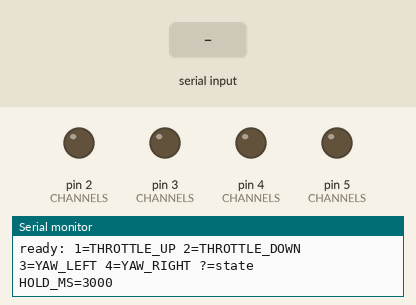
Bench run of a sketch on a simulated Arduino Nano, built with avr-gcc and run on an emulated ATmega328P. Shown: output pins drawn as LEDs (lit = HIGH), the last lines printed to the serial monitor. The test bench sets the inputs (shaded band).

Above: at 1.2 s.
1.3 s: "1\n" received over Serial
At 2.1 s:
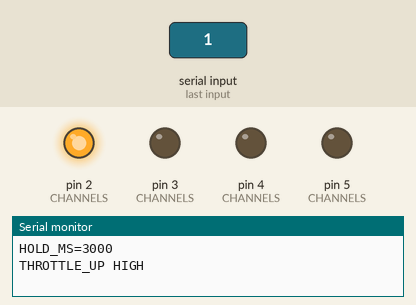
2.8 s: byte 50 ('2') received over Serial
At 5.5 s:
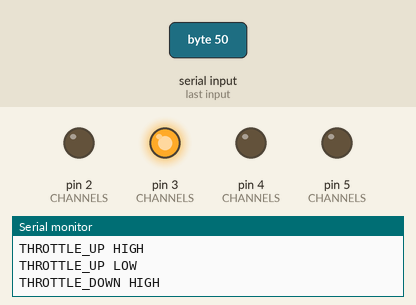
5.8 s: byte 51 ('3') received over Serial
At 7.9 s:
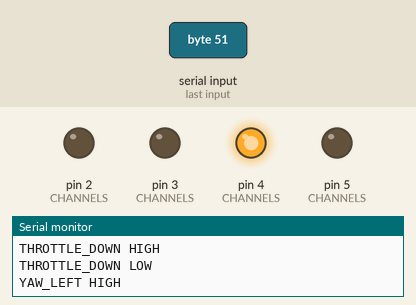
8.8 s: byte 52 ('4') received over Serial
At 11.4 s:
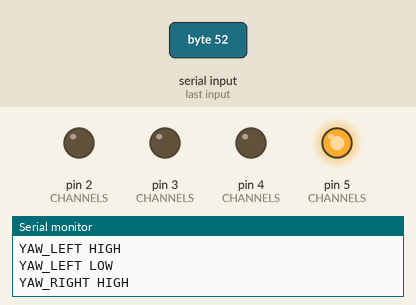
14.8 s: "2\n" received over Serial
At 18.3 s:
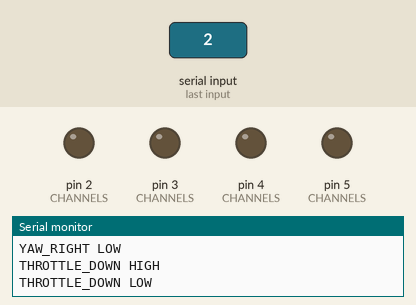
Timing chart, 0 to 19.3 s (numbered marks = the images above; inputs shaded):
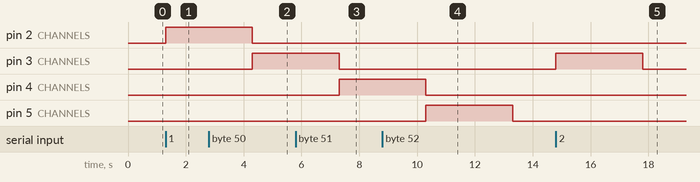

The sketch:

analog_switch.ino
```cpp
// analog_switch - drive four CD4066 channels as controllable button contacts
//
// Wiring (as built, first CD4066):
//   Nano 5V  -> 4066 pin 14 (Vdd)
//   Nano GND -> 4066 pin 7  (Vss)  and  -> controller battery -   (common ref)
//   10k pulldown on every control pin below (control -> 10k -> GND), so a
//   channel defaults OFF at boot / while the Nano is resetting.
//
//   Nano D2 -> 4066 pin 13 (control A)  -> THROTTLE_UP
//   Nano D3 -> 4066 pin 5  (control B)  -> THROTTLE_DOWN
//   Nano D4 -> 4066 pin 6  (control C)  -> YAW_LEFT
//   Nano D5 -> 4066 pin 12 (control D)  -> YAW_RIGHT
//   HIGH = switch closed. Each control pin's chip pin / pad pair is the
//   in/out for that switch (13->1/2, 5->3/4, 6->8/9, 12->10/11).
//
// Serial @ 115200, one char per command:
//   1   pulse THROTTLE_UP    (D2 / pin 13)
//   2   pulse THROTTLE_DOWN  (D3 / pin 5)
//   3   pulse YAW_LEFT       (D4 / pin 6)
//   4   pulse YAW_RIGHT      (D5 / pin 12)
//   ?   report resting state of all four control pins
//
// HOLD_MS below is the pulse length. Bring-up (Arduino/control-side wiring
// check, see docs/hardware_bringup.md): set it to 3000 so a multimeter can
// catch the 0V -> 5V -> 0V transition on each CD4066 control pin with no
// command active in between. Once all four pass, drop it to 150 (a real
// button tap) before testing actual controller responses.
//
// SAFETY: drone props OFF for any of this.

const unsigned long HOLD_MS = 3000;   // bring-up value; -> 150 for real use

const int THROTTLE_UP    = 2;
const int THROTTLE_DOWN  = 3;
const int YAW_LEFT       = 4;
const int YAW_RIGHT      = 5;

struct Chan { const char *name; int pin; };
const Chan CHANNELS[] = {
    { "THROTTLE_UP",   THROTTLE_UP },
    { "THROTTLE_DOWN", THROTTLE_DOWN },
    { "YAW_LEFT",      YAW_LEFT },
    { "YAW_RIGHT",     YAW_RIGHT },
};
const uint8_t N_CHANNELS = sizeof(CHANNELS) / sizeof(CHANNELS[0]);

void pulse(uint8_t i) {
    Serial.print(CHANNELS[i].name);
    Serial.println(" HIGH");
    digitalWrite(CHANNELS[i].pin, HIGH);
    delay(HOLD_MS);
    digitalWrite(CHANNELS[i].pin, LOW);
    Serial.print(CHANNELS[i].name);
    Serial.println(" LOW");
}

void reportState() {
    for (uint8_t i = 0; i < N_CHANNELS; i++) {
        Serial.print(CHANNELS[i].name);
        Serial.print(": ");
        Serial.println(digitalRead(CHANNELS[i].pin) ? "HIGH" : "LOW");
    }
}

void setup() {
    for (uint8_t i = 0; i < N_CHANNELS; i++) {
        pinMode(CHANNELS[i].pin, OUTPUT);
        digitalWrite(CHANNELS[i].pin, LOW);
    }
    Serial.begin(115200);
    Serial.println("ready: 1=THROTTLE_UP 2=THROTTLE_DOWN 3=YAW_LEFT 4=YAW_RIGHT ?=state");
    Serial.print("HOLD_MS=");
    Serial.println(HOLD_MS);
}

void loop() {
    if (!Serial.available()) return;
    char c = Serial.read();

    switch (c) {
        case '1': pulse(0); break;
        case '2': pulse(1); break;
        case '3': pulse(2); break;
        case '4': pulse(3); break;
        case '?': reportState(); break;
        case '\r': case '\n': case ' ':
            break;
        default:
            Serial.print("? unknown: ");
            Serial.println(c);
    }
}
```

Measured:
- after the input at 1.3 s, pin 2 (CHANNELS): LOW → HIGH at once
- after the input at 2.8 s, pin 3 (CHANNELS): LOW → HIGH after 1.5 s
- after the input at 5.8 s, pin 4 (CHANNELS): LOW → HIGH after 1.5 s
- after the input at 8.8 s, pin 5 (CHANNELS): LOW → HIGH after 1.5 s, → LOW 3.0 s later
- after the input at 14.8 s, pin 3 (CHANNELS): LOW → HIGH at once, → LOW 3.0 s later
